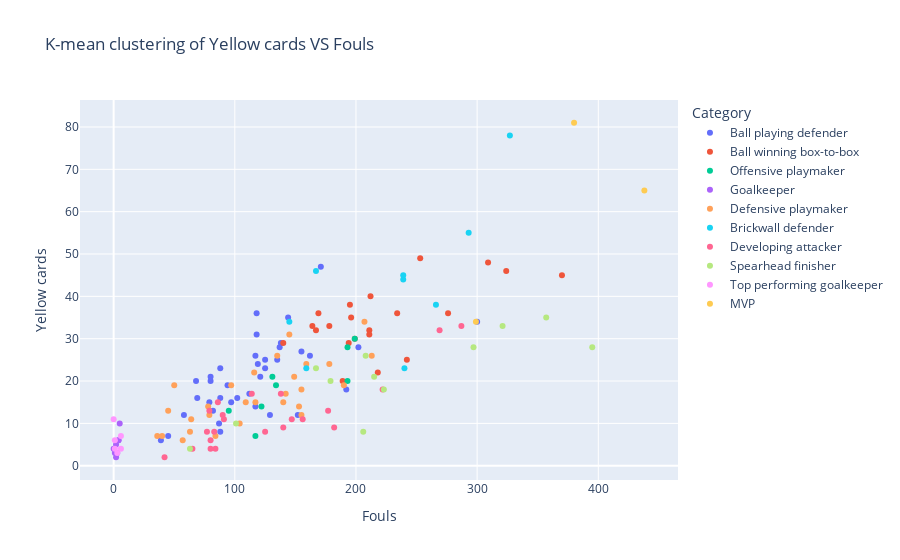

Write notebook code for a chart like this one.
### Code cell
fig = px.scatter(df,x='Fouls',y='Yellow cards',color='Category',hover_name='Name', title="K-mean clustering of Yellow cards VS Fouls")
fig.update_traces(textposition='bottom left')
fig.show()

### Figure 1 — Plotly figure (JSON) as saved in the notebook; plotly's stock layout.template omitted (floating-point values rounded to 4 significant figures)
{"data": [{"hovertemplate": "<b>%{hovertext}</b><br><br>Category=Ball playing defender<br>Fouls=%{x}<br>Yellow cards=%{y}<extra></extra>", "hovertext": ["Héctor Bellerín", "Calum Chambers", "Neil Taylor", "Ahmed El Mohamady", "Lewis Dunk", "Matthew Lowton", "James Tarkowski", "Ben Mee", "Erik Pieters", "Marcos Alonso", "Kurt Zouma", "Joel Ward", "Patrick van Aanholt", "Mamadou Sakho", "Martin Kelly", "Michael Keane", "Wes Morgan", "Christian Fuchs", "Virgil van Dijk", "Andrew Robertson", "Nathan Aké", "John Stones", "Nicolás Otamendi", "Phil Jones", "Harry Maguire", "Chris Smalling", "Luke Shaw", "Ciaran Clark", "Paul Dummett", "Jamaal Lascelles", "Federico Fernández", "DeAndre Yedlin", "Toby Alderweireld", "Ben Davies", "Kieran Gibbs", "Aaron Cresswell", "Angelo Ogbonna"], "legendgroup": "Ball playing defender", "marker": {"color": "#636efa", "symbol": "circle"}, "mode": "markers", "name": "Ball playing defender", "orientation": "v", "showlegend": true, "textposition": "bottom left", "type": "scatter", "x": [125, 137, 121, 152, 80, 144, 119, 118, 300, 125, 87, 202, 94, 39, 117, 82, 129, 79, 88, 80, 97, 45, 118, 155, 117, 192, 138, 171, 58, 69, 135, 102, 68, 162, 112, 88, 88], "xaxis": "x", "y": [23, 28, 21, 12, 21, 35, 24, 36, 34, 25, 10, 28, 19, 6, 14, 13, 12, 15, 8, 20, 15, 7, 31, 27, 26, 18, 29, 47, 12, 16, 25, 16, 20, 26, 17, 23, 16], "yaxis": "y"}, {"hovertemplate": "<b>%{hovertext}</b><br><br>Category=Ball winning box-to-box<br>Fouls=%{x}<br>Yellow cards=%{y}<extra></extra>", "hovertext": ["David Luiz", "Granit Xhaka", "Jack Cork", "Ashley Westwood", "N'Golo Kanté", "Cheikhou Kouyaté", "James McArthur", "James McCarthy", "Séamus Coleman", "Fabian Delph", "Marc Albrighton", "Wilfred Ndidi", "Fernandinho", "Nemanja Matic", "Jonjo Shelvey", "Ryan Bertrand", "Oriol Romeu", "Eric Dier", "Moussa Sissoko", "Jake Livermore", "Jack Wilshere"], "legendgroup": "Ball winning box-to-box", "marker": {"color": "#EF553B", "symbol": "circle"}, "mode": "markers", "name": "Ball winning box-to-box", "orientation": "v", "showlegend": true, "textposition": "bottom left", "type": "scatter", "x": [212, 196, 211, 195, 218, 242, 370, 309, 194, 140, 167, 189, 324, 234, 178, 211, 253, 164, 276, 199, 169], "xaxis": "x", "y": [40, 35, 32, 38, 22, 25, 45, 48, 29, 29, 32, 20, 46, 36, 33, 31, 49, 33, 36, 30, 36], "yaxis": "y"}, {"hovertemplate": "<b>%{hovertext}</b><br><br>Category=Offensive playmaker<br>Fouls=%{x}<br>Yellow cards=%{y}<extra></extra>", "hovertext": ["Mesut Özil", "Willian", "Gylfi Sigurdsson", "Kevin De Bruyne", "Riyad Mahrez", "Juan Mata", "James Ward-Prowse", "Robert Snodgrass"], "legendgroup": "Offensive playmaker", "marker": {"color": "#00cc96", "symbol": "circle"}, "mode": "markers", "name": "Offensive playmaker", "orientation": "v", "showlegend": true, "textposition": "bottom left", "type": "scatter", "x": [95, 131, 193, 122, 117, 134, 193, 199], "xaxis": "x", "y": [13, 21, 20, 14, 7, 19, 28, 30], "yaxis": "y"}, {"hovertemplate": "<b>%{hovertext}</b><br><br>Category=Goalkeeper<br>Fouls=%{x}<br>Yellow cards=%{y}<extra></extra>", "hovertext": ["Tom Heaton", "Mat Ryan", "Jordan Pickford", "Adrián", "Ederson", "Scott Carson", "Fraser Forster", "John Ruddy"], "legendgroup": "Goalkeeper", "marker": {"color": "#ab63fa", "symbol": "circle"}, "mode": "markers", "name": "Goalkeeper", "orientation": "v", "showlegend": true, "textposition": "bottom left", "type": "scatter", "x": [2, 2, 3, 5, 4, 4, 0, 1], "xaxis": "x", "y": [5, 2, 3, 10, 6, 6, 4, 3], "yaxis": "y"}, {"hovertemplate": "<b>%{hovertext}</b><br><br>Category=Defensive playmaker<br>Fouls=%{x}<br>Yellow cards=%{y}<extra></extra>", "hovertext": ["Adam Lallana", "Robbie Brady", "Ross Barkley", "Luka Milivojevic", "Andros Townsend", "Jeffrey Schlupp", "Tom Davies", "Abdoulaye Doucouré", "Demarai Gray", "Georginio Wijnaldum", "Alex Oxlade-Chamberlain", "Xherdan Shaqiri", "Ilkay Gündogan", "Bernardo Silva", "Paul Pogba", "Jesse Lingard", "Matt Ritchie", "Jeff Hendrick", "Ryan Fraser", "Jack Rodwell", "Nathan Redmond", "Erik Lamela", "Dele Alli", "Pierre-Emile Højbjerg", "Matt Phillips", "Manuel Lanzini", "Declan Rice", "Michail Antonio"], "legendgroup": "Defensive playmaker", "marker": {"color": "#FFA15A", "symbol": "circle"}, "mode": "markers", "name": "Defensive playmaker", "orientation": "v", "showlegend": true, "textposition": "bottom left", "type": "scatter", "x": [142, 117, 155, 207, 78, 109, 116, 145, 36, 84, 104, 79, 45, 63, 190, 140, 159, 97, 40, 135, 155, 213, 178, 149, 57, 50, 64, 153], "xaxis": "x", "y": [17, 15, 18, 34, 14, 15, 22, 31, 7, 7, 10, 12, 13, 8, 19, 15, 24, 19, 7, 26, 12, 26, 24, 21, 6, 19, 11, 14], "yaxis": "y"}, {"hovertemplate": "<b>%{hovertext}</b><br><br>Category=Brickwall defender<br>Fouls=%{x}<br>Yellow cards=%{y}<extra></extra>", "hovertext": ["Phil Bardsley", "César Azpilicueta", "James Tomkins", "Scott Dann", "Gary Cahill", "Jonny Evans", "Kyle Walker", "Phil Jagielka", "Branislav Ivanovic"], "legendgroup": "Brickwall defender", "marker": {"color": "#19d3f3", "symbol": "circle"}, "mode": "markers", "name": "Brickwall defender", "orientation": "v", "showlegend": true, "textposition": "bottom left", "type": "scatter", "x": [327, 240, 167, 145, 266, 239, 239, 159, 293], "xaxis": "x", "y": [78, 23, 46, 34, 38, 44, 45, 23, 55], "yaxis": "y"}, {"hovertemplate": "<b>%{hovertext}</b><br><br>Category=Developing attacker<br>Fouls=%{x}<br>Yellow cards=%{y}<extra></extra>", "hovertext": ["Chris Wood", "Ashley Barnes", "Jay Rodriguez", "Jordan Ayew", "Wilfried Zaha", "Connor Wickham", "Yannick Bolasie", "Richarlison", "Dominic Calvert-Lewin", "Alex Iwobi", "Kelechi Iheanacho", "Ayoze Pérez", "Gabriel Jesus", "Anthony Martial", "Marcus Rashford", "Dwight Gayle", "Callum Wilson", "Danny Ings", "Son Heung-Min", "Gareth Bale", "Charlie Austin", "Adama Traoré"], "legendgroup": "Developing attacker", "marker": {"color": "#FF6692", "symbol": "circle"}, "mode": "markers", "name": "Developing attacker", "orientation": "v", "showlegend": true, "textposition": "bottom left", "type": "scatter", "x": [84, 269, 156, 222, 287, 147, 140, 114, 138, 42, 80, 182, 79, 125, 90, 77, 177, 91, 65, 86, 83, 80], "xaxis": "x", "y": [4, 32, 11, 18, 33, 11, 9, 17, 17, 2, 6, 9, 13, 8, 12, 8, 13, 11, 4, 15, 8, 4], "yaxis": "y"}, {"hovertemplate": "<b>%{hovertext}</b><br><br>Category=Spearhead finisher<br>Fouls=%{x}<br>Yellow cards=%{y}<extra></extra>", "hovertext": ["Olivier Giroud", "Christian Benteke", "Theo Walcott", "Jamie Vardy", "Roberto Firmino", "Sadio Mané", "Mohamed Salah", "Raheem Sterling", "Sergio Agüero", "Andy Carroll", "Shane Long", "Harry Kane"], "legendgroup": "Spearhead finisher", "marker": {"color": "#B6E880", "symbol": "circle"}, "mode": "markers", "name": "Spearhead finisher", "orientation": "v", "showlegend": true, "textposition": "bottom left", "type": "scatter", "x": [223, 357, 101, 179, 206, 215, 63, 297, 167, 321, 395, 208], "xaxis": "x", "y": [18, 35, 10, 20, 8, 21, 4, 28, 23, 33, 28, 26], "yaxis": "y"}, {"hovertemplate": "<b>%{hovertext}</b><br><br>Category=Top performing goalkeeper<br>Fouls=%{x}<br>Yellow cards=%{y}<extra></extra>", "hovertext": ["Wayne Hennessey", "Kasper Schmeichel", "David de Gea", "Hugo Lloris", "Joe Hart", "Lukasz Fabianski"], "legendgroup": "Top performing goalkeeper", "marker": {"color": "#FF97FF", "symbol": "circle"}, "mode": "markers", "name": "Top performing goalkeeper", "orientation": "v", "showlegend": true, "textposition": "bottom left", "type": "scatter", "x": [1, 0, 1, 3, 6, 6], "xaxis": "x", "y": [4, 11, 6, 3, 7, 4], "yaxis": "y"}, {"hovertemplate": "<b>%{hovertext}</b><br><br>Category=MVP<br>Fouls=%{x}<br>Yellow cards=%{y}<extra></extra>", "hovertext": ["James Milner", "Jordan Henderson", "Mark Noble"], "legendgroup": "MVP", "marker": {"color": "#FECB52", "symbol": "circle"}, "mode": "markers", "name": "MVP", "orientation": "v", "showlegend": true, "textposition": "bottom left", "type": "scatter", "x": [438, 299, 380], "xaxis": "x", "y": [65, 34, 81], "yaxis": "y"}], "layout": {"legend": {"title": {"text": "Category"}, "tracegroupgap": 0}, "title": {"text": "K-mean clustering of Yellow cards VS Fouls"}, "xaxis": {"anchor": "y", "domain": [0, 1], "title": {"text": "Fouls"}}, "yaxis": {"anchor": "x", "domain": [0, 1], "title": {"text": "Yellow cards"}}}}
